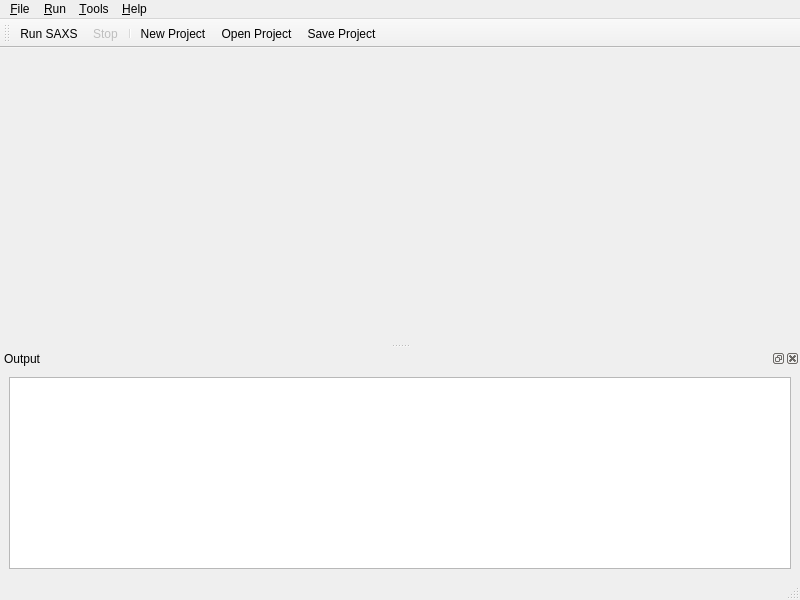
<?xml version="1.0" encoding="UTF-8"?>
<ui version="4.0">
 <class>MainWindow</class>
 <widget class="QMainWindow" name="MainWindow">
  <property name="geometry">
   <rect>
    <x>0</x>
    <y>0</y>
    <width>800</width>
    <height>600</height>
   </rect>
  </property>
  <property name="windowTitle">
   <string>cudaSAXS GUI</string>
  </property>
  <widget class="QWidget" name="centralwidget">
   <layout class="QVBoxLayout" name="verticalLayout">
    <item>
     <widget class="InputForm" name="inputForm"/>
    </item>
   </layout>
  </widget>
  <widget class="QMenuBar" name="menubar">
   <property name="geometry">
    <rect>
     <x>0</x>
     <y>0</y>
     <width>800</width>
     <height>22</height>
    </rect>
   </property>
   <widget class="QMenu" name="menuFile">
    <property name="title">
     <string>&amp;File</string>
    </property>
    <addaction name="actionNew"/>
    <addaction name="actionOpen"/>
    <addaction name="separator"/>
    <addaction name="actionSave"/>
    <addaction name="actionSaveAs"/>
    <addaction name="separator"/>
    <addaction name="actionExit"/>
   </widget>
   <widget class="QMenu" name="menuRun">
    <property name="title">
     <string>&amp;Run</string>
    </property>
    <addaction name="actionRun"/>
    <addaction name="actionStop"/>
   </widget>
   <widget class="QMenu" name="menuTools">
    <property name="title">
     <string>&amp;Tools</string>
    </property>
    <addaction name="actionAdvancedOptions"/>
    <addaction name="separator"/>
    <addaction name="actionPreferences"/>
   </widget>
   <widget class="QMenu" name="menuHelp">
    <property name="title">
     <string>&amp;Help</string>
    </property>
    <addaction name="actionAbout"/>
   </widget>
   <addaction name="menuFile"/>
   <addaction name="menuRun"/>
   <addaction name="menuTools"/>
   <addaction name="menuHelp"/>
  </widget>
  <widget class="QStatusBar" name="statusbar"/>
  <widget class="QToolBar" name="mainToolBar">
   <property name="windowTitle">
    <string>Main Toolbar</string>
   </property>
   <attribute name="toolBarArea">
    <enum>TopToolBarArea</enum>
   </attribute>
   <attribute name="toolBarBreak">
    <bool>false</bool>
   </attribute>
   <addaction name="actionRun"/>
   <addaction name="actionStop"/>
   <addaction name="separator"/>
   <addaction name="actionNew"/>
   <addaction name="actionOpen"/>
   <addaction name="actionSave"/>
  </widget>
  <widget class="QDockWidget" name="outputDock">
   <property name="windowTitle">
    <string>Output</string>
   </property>
   <attribute name="dockWidgetArea">
    <number>8</number>
   </attribute>
   <widget class="QWidget" name="dockWidgetContents">
    <layout class="QVBoxLayout" name="verticalLayout_2">
     <item>
      <widget class="QTextEdit" name="outputText">
       <property name="readOnly">
        <bool>true</bool>
       </property>
       <property name="font">
        <font>
         <family>Consolas</family>
         <pointsize>9</pointsize>
        </font>
       </property>
      </widget>
     </item>
    </layout>
   </widget>
  </widget>
  <action name="actionNew">
   <property name="text">
    <string>&amp;New Project</string>
   </property>
   <property name="shortcut">
    <string>Ctrl+N</string>
   </property>
  </action>
  <action name="actionOpen">
   <property name="text">
    <string>&amp;Open Project...</string>
   </property>
   <property name="shortcut">
    <string>Ctrl+O</string>
   </property>
  </action>
  <action name="actionSave">
   <property name="text">
    <string>&amp;Save Project</string>
   </property>
   <property name="shortcut">
    <string>Ctrl+S</string>
   </property>
  </action>
  <action name="actionSaveAs">
   <property name="text">
    <string>Save Project &amp;As...</string>
   </property>
   <property name="shortcut">
    <string>Ctrl+Shift+S</string>
   </property>
  </action>
  <action name="actionExit">
   <property name="text">
    <string>E&amp;xit</string>
   </property>
   <property name="shortcut">
    <string>Ctrl+Q</string>
   </property>
  </action>
  <action name="actionRun">
   <property name="text">
    <string>&amp;Run SAXS</string>
   </property>
   <property name="shortcut">
    <string>F5</string>
   </property>
  </action>
  <action name="actionStop">
   <property name="text">
    <string>&amp;Stop</string>
   </property>
   <property name="shortcut">
    <string>F6</string>
   </property>
   <property name="enabled">
    <bool>false</bool>
   </property>
  </action>
  <action name="actionAdvancedOptions">
   <property name="text">
    <string>&amp;Advanced Options...</string>
   </property>
  </action>
  <action name="actionPreferences">
   <property name="text">
    <string>&amp;Preferences...</string>
   </property>
  </action>
  <action name="actionAbout">
   <property name="text">
    <string>&amp;About...</string>
   </property>
  </action>
 </widget>
 <customwidgets>
  <customwidget>
   <class>InputForm</class>
   <extends>QWidget</extends>
   <header>InputForm.h</header>
  </customwidget>
 </customwidgets>
 <resources/>
 <connections/>
</ui>
